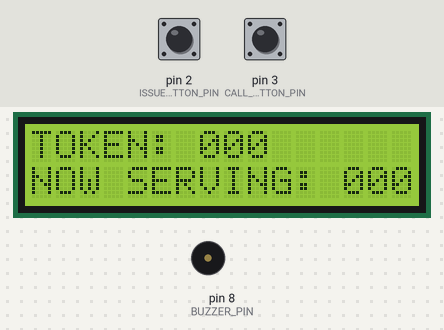
This sketch was run on a simulated Arduino Uno, built with avr-gcc and run on an emulated ATmega328P. On the bench: 16×2 character LCD, buzzer (waves = sounding). Inputs (shaded band) come from the test bench; at power-on: pin 3 (CALL_BUTTON_PIN) HIGH, pin 2 (ISSUE_BUTTON_PIN) HIGH. What the sketch prints to the serial monitor is not drawn.

Above: at 1.3 s.
1.4 s: pin 3 (CALL_BUTTON_PIN) pulled LOW for 0.15 s
At 1.51 s:
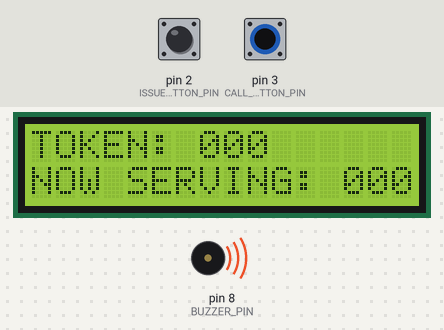
3.0 s: pin 2 (ISSUE_BUTTON_PIN) pulled LOW for 0.15 s
At 3.5 s:
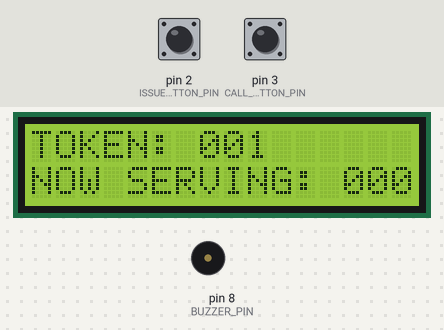
4.6 s: pin 3 (CALL_BUTTON_PIN) pulled LOW for 1 s
At 6.3 s:
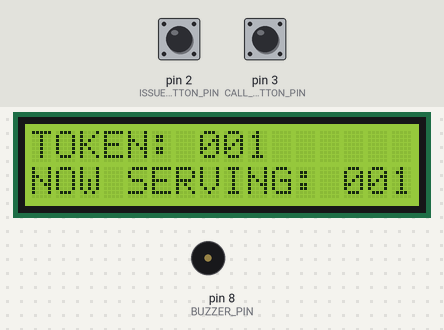
7.1 s: pin 2 (ISSUE_BUTTON_PIN) pulled LOW for 1 s
At 7.6 s:
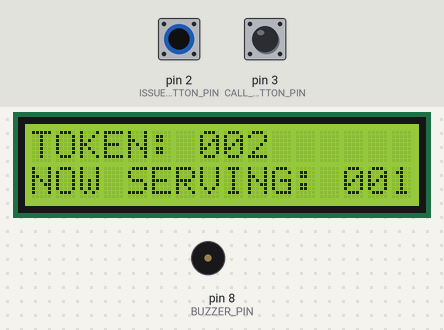
Timing chart, 0 to 10.1 s (numbered marks = the images above; inputs shaded):
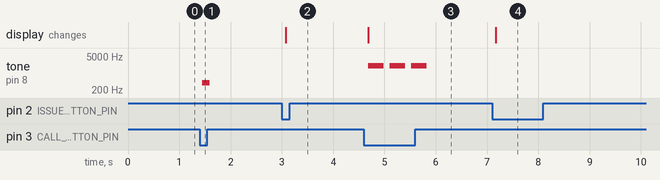

Measured:
- after the input at 1.4 s, tone on pin 8 (BUZZER_PIN): silent → 400 Hz at once, → silent 0.15 s later
- after the input at 3.0 s, the display: changes after 0.07 s (image 2)
- after the input at 4.6 s, tone on pin 8 (BUZZER_PIN): alternates 2000 Hz for 0.30 s and silent for 0.12 s, 6 changes in all, then stays silent, starting after 0.09 s; the display: changes after 0.09 s (image 3)
- after the input at 7.1 s, the display: changes after 0.07 s (image 4)

The sketch:

Electronic-Queue-Token-System.ino
```cpp
/*
 * 097 - Electronic Queue Token System
 * Board: Arduino Uno
 *
 * A small queue-management terminal, like the ticket machines in banks or
 * clinics. Pressing the ISSUE button on pin 2 hands out the next token and
 * increments the counter. Pressing the CALL NEXT button on pin 3 moves the
 * "now serving" number forward and rings the buzzer on pin 8 so the next
 * person knows it is their turn. A 16x2 I2C LCD always shows:
 *
 *   LINE 1: TOKEN: 007
 *   LINE 2: NOW SERVING: 005
 *
 * Every issue and call event is also printed to the Serial Monitor with a
 * timestamp, so a whole session can be replayed from the log.
 *
 * Wiring:
 *   Push button ISSUE     -> digital pin 2 -> GND (internal pull-up used)
 *   Push button CALL NEXT -> digital pin 3 -> GND (internal pull-up used)
 *   LCD 1602 + I2C backpack: VCC -> 5V, GND -> GND, SDA -> A4, SCL -> A5
 *     (default I2C address 0x27 - see the notes if yours is 0x3F)
 *   Passive buzzer + -> digital pin 8 (through 100 ohm), - -> GND
 *
 * Library: install "LiquidCrystal I2C" from the Library Manager.
 */

#include <Wire.h>               // built-in I2C library
#include <LiquidCrystal_I2C.h>  // drives the 16x2 LCD over I2C

// ---------------- Named pin constants ----------------
const int ISSUE_BUTTON_PIN = 2;   // hand out a new token
const int CALL_BUTTON_PIN = 3;    // call the next waiting token
const int BUZZER_PIN = 8;         // rings when a token is called
const int LCD_ADDRESS = 0x27;     // common address; 0x3F is the other one
const int LCD_COLUMNS = 16;
const int LCD_ROWS = 2;

const unsigned long DEBOUNCE_MS = 40;
const unsigned long CALL_RING_MS = 300;   // length of one ring tone
const int MAX_TOKEN = 999;                // the display shows three digits

// ---------------- Queue state ----------------
int tokensIssued = 0;   // highest token handed out so far
int nowServing = 0;     // token currently at the counter

LiquidCrystal_I2C lcd(LCD_ADDRESS, LCD_COLUMNS, LCD_ROWS);

// Debounce bookkeeping, one slot per button (0 = issue, 1 = call)
const int BUTTON_PINS[2] = {ISSUE_BUTTON_PIN, CALL_BUTTON_PIN};
int lastRaw[2] = {HIGH, HIGH};
int lastStable[2] = {HIGH, HIGH};
unsigned long lastChangeMs[2] = {0, 0};
bool pressEvent[2] = {false, false};

// Prints [MM:SS] so log lines can be lined up with the session timeline.
void printTimestamp() {
  unsigned long totalSeconds = millis() / 1000;
  Serial.print('[');
  if (totalSeconds / 60 < 10) Serial.print('0');
  Serial.print(totalSeconds / 60);
  Serial.print(':');
  if (totalSeconds % 60 < 10) Serial.print('0');
  Serial.print(totalSeconds % 60);
  Serial.print("] ");
}

// Poll both buttons and raise pressEvent[i] once per clean press.
void readButtons() {
  unsigned long now = millis();
  for (int i = 0; i < 2; i++) {
    int raw = digitalRead(BUTTON_PINS[i]);
    if (raw != lastRaw[i]) {
      lastRaw[i] = raw;
      lastChangeMs[i] = now;
    }
    if (now - lastChangeMs[i] >= DEBOUNCE_MS && raw != lastStable[i]) {
      lastStable[i] = raw;
      if (raw == LOW) pressEvent[i] = true;
    }
  }
}

// Refresh the LCD only when a value changed - this avoids visible flicker.
void updateDisplay() {
  static int shownIssued = -1;
  static int shownServing = -1;
  if (shownIssued == tokensIssued && shownServing == nowServing) return;

  shownIssued = tokensIssued;
  shownServing = nowServing;

  char line1[17];
  char line2[17];
  // %03d pads the numbers with leading zeros: 7 becomes "007".
  snprintf(line1, sizeof(line1), "TOKEN: %03d", tokensIssued);
  snprintf(line2, sizeof(line2), "NOW SERVING: %03d", nowServing);

  lcd.setCursor(0, 0);
  lcd.print(line1);
  lcd.setCursor(0, 1);
  lcd.print(line2);
}

void issueToken() {
  if (tokensIssued >= MAX_TOKEN) {
    printTimestamp();
    Serial.println("Issue rejected - token counter is full (999).");
    return;
  }
  tokensIssued++;
  printTimestamp();
  Serial.print("TOKEN ISSUED: ");
  Serial.print(tokensIssued);
  Serial.print(" | waiting: ");
  Serial.println(tokensIssued - nowServing);
  updateDisplay();
}

void callNext() {
  if (nowServing >= tokensIssued) {
    // Nobody is waiting: one short low tone as feedback, no ring.
    printTimestamp();
    Serial.println("Call ignored - no tokens are waiting.");
    tone(BUZZER_PIN, 400);
    delay(150);
    noTone(BUZZER_PIN);
    return;
  }

  nowServing++;
  printTimestamp();
  Serial.print("NOW SERVING: ");
  Serial.print(nowServing);
  Serial.print(" | still waiting: ");
  Serial.println(tokensIssued - nowServing);
  updateDisplay();

  // The queue bell: three rings so it is heard over background noise.
  for (int i = 0; i < 3; i++) {
    tone(BUZZER_PIN, 2000);
    delay(CALL_RING_MS);
    noTone(BUZZER_PIN);
    delay(120);
  }
}

void setup() {
  Serial.begin(9600);
  pinMode(ISSUE_BUTTON_PIN, INPUT_PULLUP);
  pinMode(CALL_BUTTON_PIN, INPUT_PULLUP);
  pinMode(BUZZER_PIN, OUTPUT);
  noTone(BUZZER_PIN);

  lcd.init();       // start the I2C LCD
  lcd.backlight();  // switch its backlight on
  updateDisplay();  // show TOKEN: 000 / NOW SERVING: 000

  Serial.println("Electronic Queue Token System ready.");
  Serial.println("Button pin 2 = ISSUE TOKEN, button pin 3 = CALL NEXT.");
}

void loop() {
  readButtons();

  if (pressEvent[0]) {
    pressEvent[0] = false;
    issueToken();
  }
  if (pressEvent[1]) {
    pressEvent[1] = false;
    callNext();
  }

  delay(10);
}
```
